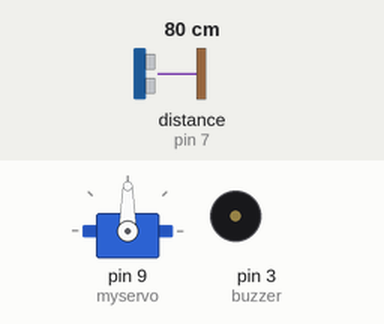
Bench run of a sketch on a simulated Arduino Uno, built with avr-gcc and run on an emulated ATmega328P. Shown: servo, buzzer (waves = sounding). Wiring (inferred from the names in the program): ultrasonic range finder: trigger pin 8; echo pin 7. The inputs (shaded band) are chosen by the test bench; at power-on: distance to the obstacle (sensor on pin 7) 80 cm. The echo pulse lasts 58.3 µs per cm.

Above: at 1.02 s.
1.6 s: distance to the obstacle (sensor on pin 7) set to 9 cm
At 2.47 s:
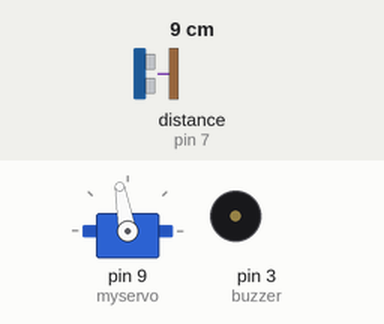
4.8 s: distance to the obstacle (sensor on pin 7) set to 2 cm
8.0 s: distance to the obstacle (sensor on pin 7) set to 18 cm
11.2 s: distance to the obstacle (sensor on pin 7) set to 4 cm
14.4 s: distance to the obstacle (sensor on pin 7) set to 35 cm
17.6 s: distance to the obstacle (sensor on pin 7) set to 60 cm
At 68.18 s:
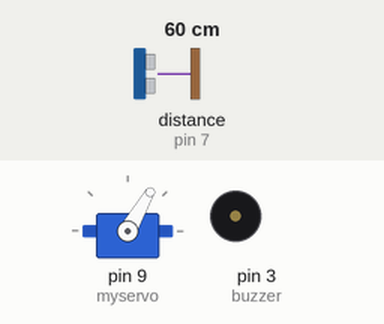
Timing chart, 0 to 68.3 s (numbered marks = the images above; inputs shaded):
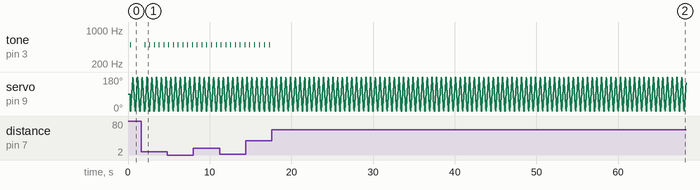

Measured:
- after the input at 1.6 s, tone on pin 3 (buzzer): alternates 500 Hz for 0.02 s and silent for 0.56 s, starting after 0.43 s
- after the input at 17.6 s, tone on pin 3 (buzzer): stops changing and stays silent
- by itself, servo on pin 9 (myservo): repeats every 0.58 s: 130° 0.03 s, 110° 0.03 s, 90° 0.03 s, 70° 0.03 s, 50° 0.03 s, 30° 0.03 s, 10° 0.03 s, 0° 0.03 s, 20° 0.03 s, 40° 0.03 s, 60° 0.03 s, 80° 0.03 s, 100° 0.03 s, 120° 0.03 s, 140° 0.03 s, 160° 0.03 s, 180° 0.03 s, 170° 0.03 s, 150° 0.03 s

The sketch:

June_17_Assignment_Code.ino
```cpp
/* Sadeq M. Alkhoori
 *
 *  June 17th, 2020
 *
 *  This program is designed to let the user experience two diiferent musical instruments. These instruments can be used as an inital source to an editting program or designed with specific tones of a music.
 *
 */


#define echoPin 7 // Echo Pin
#define trigPin 8 // Trigger Pin

const int frequency = 500; // initializing the buzzer's frequency variable with the integer 500
const int duration = 20; // initialing the duration's variable with the integer 20.
const int buzzer = 3; // initializing the digital pin number 3 to the variable "buzzer"

int maximumRange = 200; // initializing the maximum range needed
int minimumRange = 0; // initializing the minimum range needed
long duration0, distance; // the duration used to calculate the distance of the analog reader

#include <Servo.h>

Servo myservo;  // create servo object to control a servo
// twelve servo objects can be created on most boards

int pos = 0;    // variable to store the servo position

void setup()
{
  pinMode(buzzer, OUTPUT);
  pinMode(trigPin, OUTPUT);
  pinMode(echoPin, INPUT);

  delay(300);

  tone(buzzer, frequency, duration);

  myservo.attach(9);  // attaches the servo on pin 9 to the servo object

}

void loop() {

  for (pos = 0; pos <= 180; pos += 10)
  { // goes from 0 degrees to 180 degrees
    // in steps of 1 degree
    myservo.write(pos);              // tell servo to go to position in variable 'pos'
    delay(15);                 // waits 15 milli seconds until it reachs to the second position
  }
  for (pos = 180; pos >= 0; pos -= 10)
  { // goes from 180 degrees to 0 degrees
    myservo.write(pos);              // tells the servo to go to position of the variable "pos"
    delay(15);               // waits 15 milli seconds until it reachs to the second position
  }


  // the following trigPin/echoPin cycle is used to determine the distance of the nearest object by bouncing soundwaves off of it.
  digitalWrite(trigPin, LOW);
  delayMicroseconds(2);


  digitalWrite(trigPin, HIGH);
  delayMicroseconds(10);

  digitalWrite(trigPin, LOW);
  duration0 = pulseIn(echoPin, HIGH);

  //to calculate the distance (in cm) based on the speed of sound.
  distance = duration0 / 58.2;

  //if statements which will indentify specific surrounding range with a unique frequency
  if (distance < 7)
  {
    tone(buzzer, frequency, duration);
    delay(5); // waits 5 milli seconds with a unique frequency until it proceeds to the second region which is 10 milli seconds
  }
  else if (distance < 15)
  {
    tone(buzzer, frequency, duration);
    delay(10); // waits 10 milli seconds with a unique frequency until it proceeds to the second region which is 15 milli seconds
  }
  else if (distance < 20)
  {
    tone(buzzer, frequency, duration);
    delay(15); // waits 15 milli seconds with a unique frequency until it proceeds to the second region which is 20 milli seconds
  }
  else if (distance < 25)
  {
    tone(buzzer, frequency, duration);
    delay(20); // waits 20 milli seconds with a unique frequency until it proceeds to the second region which is 25 milli seconds
  }
  else if (distance < 30)
  {
    tone(buzzer, frequency, duration);
    delay(25); // waits 25 milli seconds with a unique frequency until it proceeds to the second region which is 30 milli seconds
  }
  else if (distance < 35)
  {
    tone(buzzer, frequency, duration);
    delay(30); // waits 30 milli seconds with a unique frequency until it proceeds to the second region which is 35 milli seconds
  }
  else if (distance < 40)
  {
    tone(buzzer, frequency, duration);
    delay(35); // waits 35 milli seconds with a unique frequency until it proceeds to the second region which is 40 milli seconds
  }
  else if (distance < 45)
  {
    tone(buzzer, frequency, duration);
    delay(40); // waits 40 milli seconds with a unique frequency until it proceeds to the second region which is 45 milli seconds
  }
  else if (distance < 50)
  {
    tone(buzzer, frequency, duration);
    delay(45); // waits 45 milli seconds with a unique frequency until it proceeds to the second region which is 50 milli seconds
  }
  else if (distance < 55)
  {
    tone(buzzer, frequency, duration);
    delay(50); // waits 50 milli seconds until it the object leaves the region; thus, turning the buzzer off or "LOW"
  }

}
```
